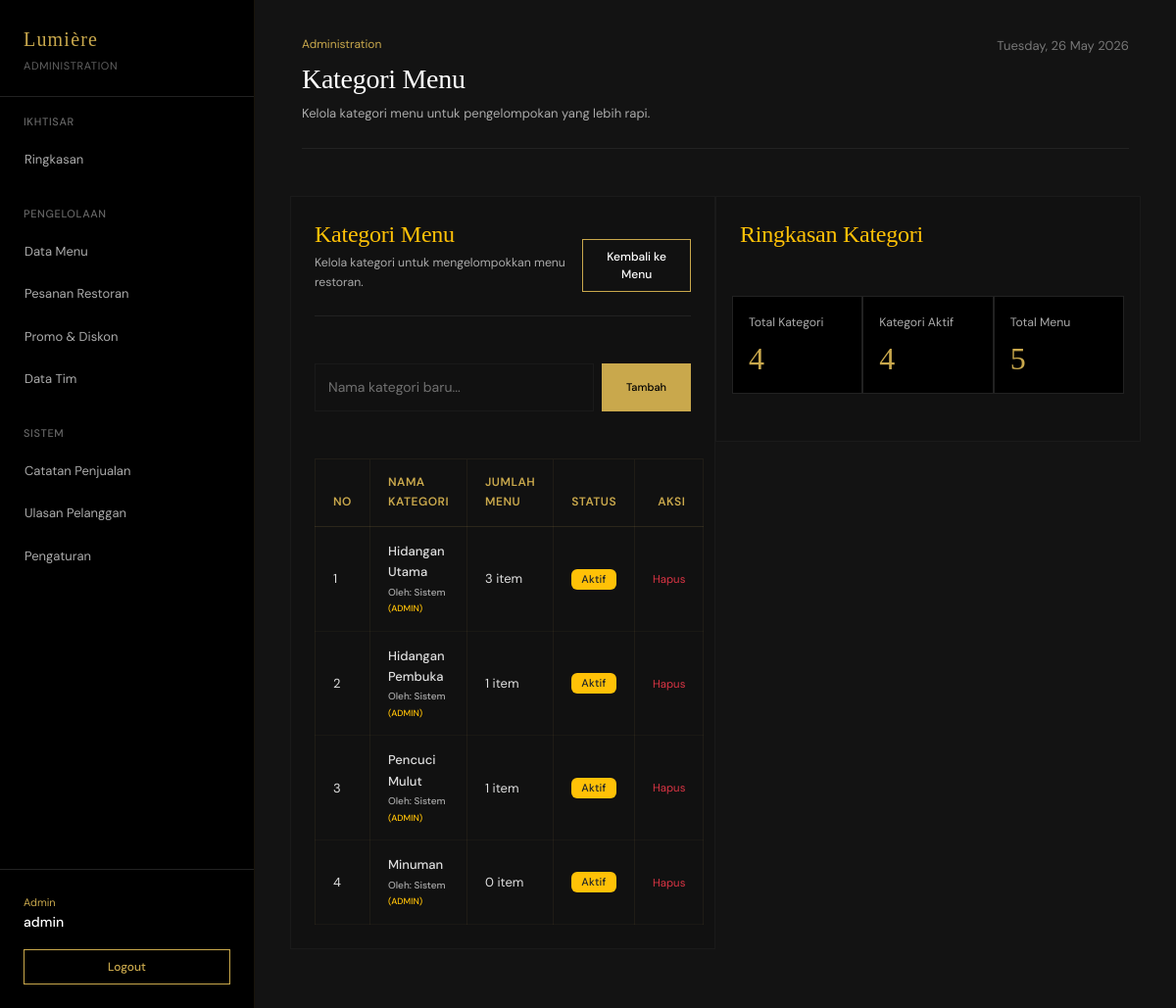
Screenshot of /admin/menu_kategori.php (signed in) with the database file from the repository.
### tables this page shows
CREATE TABLE IF NOT EXISTS `kategori` (
  `id_kategori` int NOT NULL AUTO_INCREMENT,
  `nama_kategori` varchar(50) NOT NULL,
  `id_user` int DEFAULT NULL,
  PRIMARY KEY (`id_kategori`),
  FOREIGN KEY (`id_user`) REFERENCES `user` (`id_user`) ON DELETE SET NULL
);

### includes/helpers.php (called while the page is built, shortened)
<?php
function base_path(string $path = ''): string
{
    $base = dirname(__DIR__);
    return $path === '' ? $base : $base . '/' . ltrim($path, '/');
}
function base_url(string $path = ''): string
{
    $app = require base_path('config/app.php');
    $baseUrl = rtrim($app['url'] ?? 'http://localhost:8001', '/');
    return $path === '' ? $baseUrl : $baseUrl . '/' . ltrim($path, '/');
}

### config/env.php (called while the page is built, shortened)
<?php
function env(string $key, ?string $default = null): ?string
{
    static $values = [];
    $runtimeValue = $_ENV[$key] ?? $_SERVER[$key] ?? getenv($key);
    if ($runtimeValue !== false && $runtimeValue !== null && $runtimeValue !== '') {
        return (string) $runtimeValue;
    }
    return $values[$key] ?? $default;
}

### config/app.php (called while the page is built, shortened)
<?php
require_once __DIR__ . '/env.php';
return [
    'name' => env('APP_NAME', 'UPK Restoran'),
    'env' => env('APP_ENV', 'local'),
    'url' => env('APP_URL', 'http://localhost/upk-restoran'),
];

### admin/menu_kategori.php (the view, shortened to what this page needs)
<?php
require __DIR__ . '/../includes/header.php';
$pdo = db();
$stmt = $pdo->query('
    SELECT k.id_kategori, k.nama_kategori, u.level AS role, u.username AS pembuat, COUNT(m.id_menu) AS jumlah_menu
    FROM kategori k
    LEFT JOIN menu m ON k.id_kategori = m.id_kategori
    LEFT JOIN user u ON k.id_user = u.id_user
    GROUP BY k.id_kategori, k.nama_kategori, u.level, u.username
    ORDER BY k.id_kategori ASC
');
$categories = $stmt->fetchAll();
?>
<section class="row row-cols-1 row-cols-lg-2 g-4">
    <article class="card bg-dark text-white border-secondary p-4 mb-4 rounded-0">
        <div class="d-flex flex-column gap-2 flex-md-row align-items-md-end justify-content-md-between border-bottom border-soft pb-4 mb-4">
            <div>
                <h3 class="h3 mb-1 text-warning font-display" style="font-size: 24px;">Kategori Menu</h3>
                <p class="text-secondary small mb-0">Kelola kategori untuk mengelompokkan menu restoran.</p>
            </div>
            <div class="d-flex flex-wrap gap-2">
                <a class="btn btn-outline-warning rounded-0 fw-medium px-3 py-2 text-white" style="font-size: 12px;" href="<?= htmlspecialchars(base_url('admin/menu.php'), ENT_QUOTES, 'UTF-8'); ?>">Kembali ke Menu</a>
            </div>
        </div>
        <div class="mt-4 mb-4">
            <form class="d-flex gap-2" action="<?= htmlspecialchars(base_url('admin/menu_kategori.php'), ENT_QUOTES, 'UTF-8'); ?>" method="post">
                <input class="form-control bg-dark text-white border-secondary rounded-0 flex-grow-1" type="text" name="nama_kategori" placeholder="Nama kategori baru..." required>
                <button class="btn btn-warning rounded-0 fw-medium px-4 py-2" style="font-size: 11px;" type="submit">Tambah</button>
            </form>
        </div>
        <table class="table table-dark table-hover table-bordered border-secondary mt-4 mb-0">
            <thead>
                <tr>
                    <th style="width: 80px;">No</th>
                    <th>Nama Kategori</th>
                    <th>Jumlah Menu</th>
                    <th>Status</th>
                    <th class="text-end">Aksi</th>
                </tr>
            </thead>
            <tbody>
                <?php foreach ($categories as $i => $cat): ?>
                    <tr>
                        <td><?= $i + 1; ?></td>
                        <td class="text-white fw-medium">
                            <?= htmlspecialchars((string)$cat['nama_kategori'], ENT_QUOTES, 'UTF-8'); ?>
                            <div class="text-secondary" style="font-size: 10px; margin-top: 2px;">
                                Oleh: <?= htmlspecialchars($cat['pembuat'] ?? 'Sistem', ENT_QUOTES, 'UTF-8'); ?>
                                <span class="text-warning" style="font-size: 9px; text-transform: uppercase;">(<?= htmlspecialchars($cat['role'] ?? 'admin', ENT_QUOTES, 'UTF-8'); ?>)</span>
                            </div>
                        </td>
                        <td class="text-secondary"><?= $cat['jumlah_menu']; ?> item</td>
                        <td><span class="badge bg-warning text-dark">Aktif</span></td>
                        <td class="text-end">
                            <a class="text-danger small text-decoration-none" href="<?= htmlspecialchars(base_url('admin/menu_kategori.php?action=delete&id=' . $cat['id_kategori']), ENT_QUOTES, 'UTF-8'); ?>" onclick="return confirm('Hapus kategori ini?')">Hapus</a>
                        </td>
                    </tr>
                <?php endforeach; ?>
            </tbody>
        </table>
    </article>
    <aside class="card bg-dark text-white border-secondary p-4 mb-4 rounded-0">
        <h3 class="h3 mb-4 text-warning font-display" style="font-size: 24px;">Ringkasan Kategori</h3>
        <div class="row row-cols-1 row-cols-md-3 g-3 mb-4 mt-2">
            <article class="p-3 border border-soft bg-black d-flex flex-column h-100">
                <p class="text-secondary small mb-2">Total Kategori</p>
                <p class="h2 text-gold font-display mb-0" style="font-size: 32px;"><?= count($categories); ?></p>
            </article>
            <article class="p-3 border border-soft bg-black d-flex flex-column h-100">
                <p class="text-secondary small mb-2">Kategori Aktif</p>
                <p class="h2 text-gold font-display mb-0" style="font-size: 32px;"><?= count($categories); ?></p>
            </article>
            <article class="p-3 border border-soft bg-black d-flex flex-column h-100">
                <p class="text-secondary small mb-2">Total Menu</p>
                <p class="h2 text-gold font-display mb-0" style="font-size: 32px;"><?= array_sum(array_map('intval', array_column($categories, 'jumlah_menu'))); ?></p>
            </article>
        </div>
    </aside>
</section>
<?php
require __DIR__ . '/../includes/footer.php';

### assets/css/style.css (style rules this page uses)
:root { --bg-main: #131313; --bg-sidebar: #050505; --bg-card: #111111; --gold: #C9A84C; --gold-light: #f3e5ab; --gold-dim: rgba(201, 168, 76, 0.1); --border: #1a1a1a; --border-soft: #222222; --text-primary: #ffffff; --text-secondary: #aaaaaa; --text-muted: #666666; --font-display: 'Libre Baskerville', Georgia, serif; --font-body: 'DM Sans', system-ui, sans-serif; }
body { background-color: var(--bg-main); color: var(--text-primary); font-family: var(--font-body); font-size: 14px; line-height: 1.65; margin: 0; font-weight: 400; letter-spacing: normal; overflow-x: hidden; -webkit-font-smoothing: antialiased; -moz-osx-font-smoothing: grayscale; }
a { color: var(--gold); text-decoration: none !important; transition: color 0.25s ease; }
h1, h2, h3, h4, h5, h6, .font-display { font-family: var(--font-display); color: var(--text-primary); font-weight: 400; letter-spacing: -0.01em; }
.text-gold { color: var(--gold) !important; }
.border-soft { border-color: var(--border-soft) !important; }
.card { background-color: var(--bg-card); border: 1px solid var(--border); transition: all 0.4s cubic-bezier(0.16, 1, 0.3, 1); border-radius: 0; padding: 20px; }
.btn { border: 1px solid var(--gold); padding: 11px 28px; font-size: 13px; border-radius: 0; transition: all 0.3s ease; font-weight: 500; }
.btn-warning { background: var(--gold); color: #000; }
.btn-outline-warning { background: transparent; color: var(--gold); }
.form-control { background-color: transparent !important; border: 1px solid var(--border) !important; color: #fff !important; border-radius: 0; padding: 13px; font-size: 14px; }
.dashboard-content, .dashboard-content .row, .dashboard-content .row > * { min-width: 0; }
.dashboard-content .card { height: 100%; }
::placeholder, input::placeholder, textarea::placeholder, .form-control::placeholder, .premium-input-standard::placeholder, .premium-textarea::placeholder, .premium-input-large::placeholder { color: rgba(255, 255, 255, 0.4) !important; opacity: 1 !important; }
.card, .section-panel { background-color: var(--bg-card) !important; border: 1px solid var(--border) !important; color: var(--text-primary) !important; }
.table { --bs-table-color: #ffffff !important; --bs-table-bg: var(--bg-card) !important; --bs-table-border-color: rgba(197, 160, 89, 0.08) !important; --bs-table-hover-bg: rgba(255, 255, 255, 0.02) !important; color: #ffffff !important; background-color: var(--bg-card) !important; border-color: rgba(197, 160, 89, 0.08) !important; margin-bottom: 0 !important; }
.table th { font-family: var(--font-body); font-size: 12px; font-weight: 600; letter-spacing: 0.04em; text-transform: uppercase; color: var(--gold) !important; border-bottom: 1px solid rgba(197, 160, 89, 0.15) !important; background-color: var(--bg-card) !important; padding: 14px 18px !important; }
.table td { padding: 14px 18px !important; color: #dfdfdf !important; border-bottom: 1px solid rgba(197, 160, 89, 0.05) !important; background-color: var(--bg-card) !important; font-size: 13px; vertical-align: middle; }
.text-secondary { color: #aaaaaa !important; }
.badge { font-weight: 500; font-size: 11px; letter-spacing: 0.02em; padding: 5px 10px; }

### rows the page displays
kategori: nama_kategori "Hidangan Utama", pembuat "Sistem", role "ADMIN", jumlah_menu "3"
kategori: nama_kategori "Hidangan Pembuka", pembuat "Sistem", role "ADMIN", jumlah_menu "1"
kategori: nama_kategori "Pencuci Mulut", pembuat "Sistem", role "ADMIN", jumlah_menu "1"
kategori: nama_kategori "Minuman", pembuat "Sistem", role "ADMIN", jumlah_menu "0"

### other values shown
$brand "Lumière"
$badge "ADMINISTRATION"
$sectionTitle "IKHTISAR"
$item['label'] "Ringkasan"
$sectionTitle "PENGELOLAAN"
$item['label'] "Data Menu"
$item['label'] "Pesanan Restoran"
$item['label'] "Promo & Diskon"
$item['label'] "Data Tim"
$sectionTitle "SISTEM"
$item['label'] "Catatan Penjualan"
$item['label'] "Ulasan Pelanggan"
$item['label'] "Pengaturan"
$roleName "Admin"
$userName "admin"
